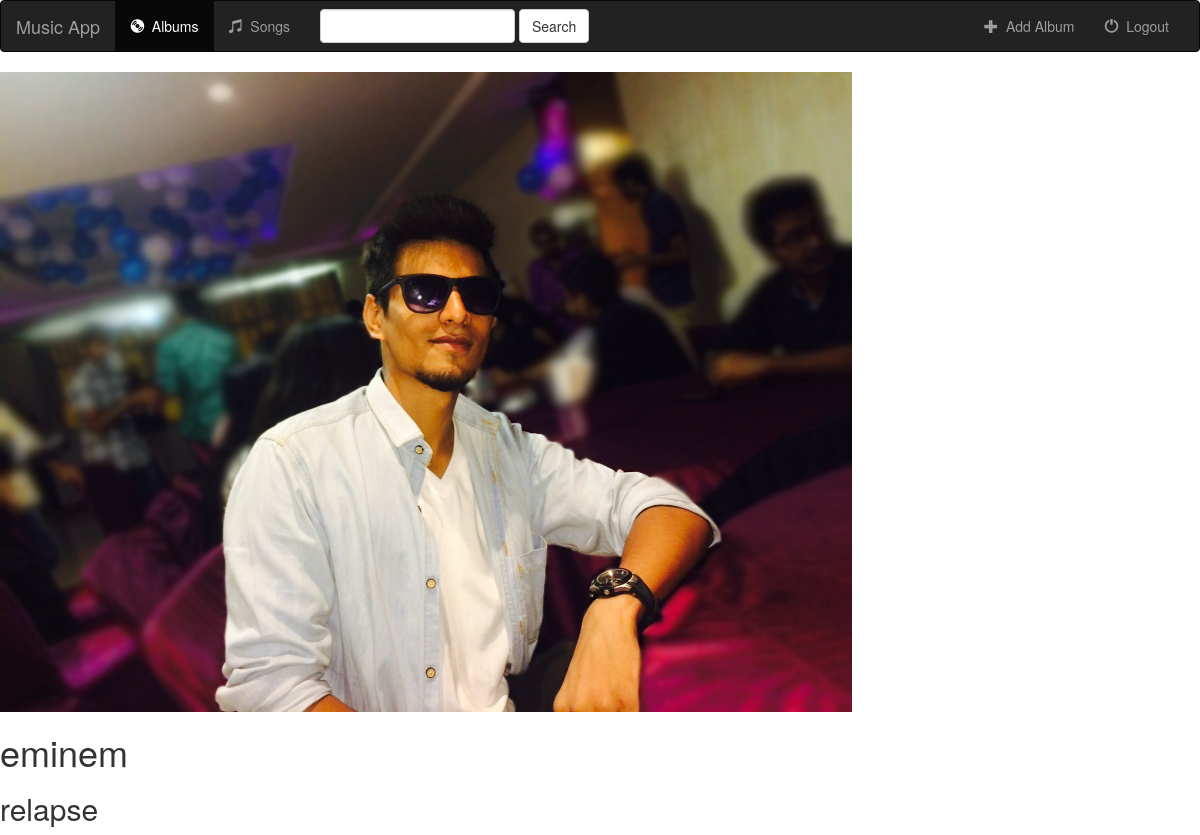
Page /music/1 on the committed database.
### musicapp/models.py (models this page shows, shortened)
class Album(models.Model):
    artist = models.CharField(max_length=100)
    album_title = models.CharField(max_length=100)
    genre = models.CharField(max_length=100)
    album_logo = models.FileField()

### musicapp/views.py (the view)
# urls.py: url(r'^(?P<pk>[0-9]+)$', views.ListView.as_view(), name='lists'),
class ListView(generic.DetailView):
    model = Album
    template_name = "lists.html"

### musicapp/templates/lists.html (shortened to what this page needs)
{% extends 'musicapp/base.html' %}
{% block body %}
<img src="{{ album.album_logo.url }}">
<h1> {{ album.artist }}</h1>
<h2> {{ album.album_title }}</h2>
{% endblock %}

### rows in the picture
Album: album_logo (picture), artist "eminem", album_title "relapse"
